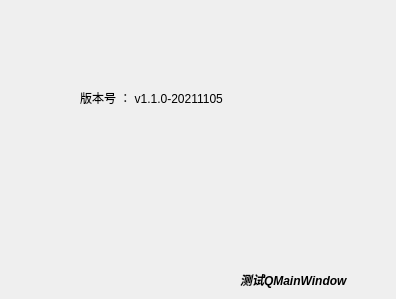
<?xml version="1.0" encoding="UTF-8"?>
<ui version="4.0">
 <class>VersionDialog</class>
 <widget class="QDialog" name="VersionDialog">
  <property name="geometry">
   <rect>
    <x>0</x>
    <y>0</y>
    <width>396</width>
    <height>299</height>
   </rect>
  </property>
  <property name="windowTitle">
   <string>Dialog</string>
  </property>
  <widget class="QLabel" name="label">
   <property name="geometry">
    <rect>
     <x>80</x>
     <y>90</y>
     <width>231</width>
     <height>16</height>
    </rect>
   </property>
   <property name="text">
    <string>版本号 ： v1.1.0-20211105</string>
   </property>
  </widget>
  <widget class="QLabel" name="label_2">
   <property name="geometry">
    <rect>
     <x>240</x>
     <y>270</y>
     <width>151</width>
     <height>20</height>
    </rect>
   </property>
   <property name="font">
    <font>
     <weight>75</weight>
     <italic>true</italic>
     <bold>true</bold>
    </font>
   </property>
   <property name="text">
    <string>测试QMainWindow</string>
   </property>
  </widget>
 </widget>
 <resources/>
 <connections/>
</ui>
